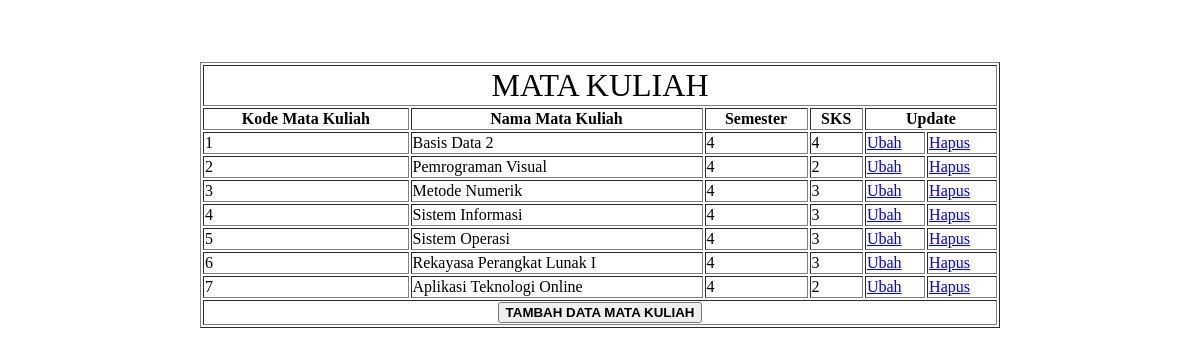
Screenshot of /10118033_Akademik/MataKuliah.php with the database file from the repository.
### tables this page shows
CREATE TABLE `matkul` (
  `kode_mk` int(3) NOT NULL,
  `nama_mk` varchar(30) DEFAULT NULL,
  `semester` smallint(6) DEFAULT NULL,
  `sks` smallint(6) DEFAULT NULL
);

### 10118033_Akademik/MataKuliah.php (the view, shortened to what this page needs)
<?php
include_once("config.php");
$result = mysqli_query($mysqli, "SELECT * FROM matkul ORDER BY kode_mk");
?>
<html>
<head>
<link href="CSS.css" rel="stylesheet" type="text/css">
</head>
<body background="Space.jpg">
<br><br><br>
<table class="li" background="white.png" align="center" border="1" width="800">
	<tr>
		<td colspan="6"><p class="Judul" align="center">MATA KULIAH</p></td>
	</tr>
	<tr>
        <th>Kode Mata Kuliah</th> <th>Nama Mata Kuliah</th> <th>Semester</th> <th>SKS</th> <th colspan="2">Update</th>
    </tr>
    <?php
    while($user_data = mysqli_fetch_array($result)) {
        echo "<tr>";
		echo "<td>".$user_data['kode_mk']."</td>";
        echo "<td>".$user_data['nama_mk']."</td>";
		echo "<td>".$user_data['semester']."</td>";
        echo "<td>".$user_data['sks']."</td>";
		echo "<td><a href='EditMatkul.php?kode_mk=$user_data[kode_mk]'>Ubah</a></td>";
		echo "<td><a href='DeleteMatkul.php?kode_mk=$user_data[kode_mk]'>Hapus</a></td></tr>";
    }
    ?>
	<tr>
		<td colspan="6" align="center"><a href="TambahMatkul.php"><button><b>TAMBAH DATA MATA KULIAH</b></button></a></td>
	</tr>
</table>
</body>
</html>

### 10118033_Akademik/CSS.css (style rules this page uses)
.Judul { font-family : Capture it; font-size : xx-large; }
.li { font-family : Calibri; }

### rows the page displays
matkul: kode_mk "1", nama_mk "Basis Data 2", semester "4", sks "4"
matkul: kode_mk "2", nama_mk "Pemrograman Visual", semester "4", sks "2"
matkul: kode_mk "3", nama_mk "Metode Numerik", semester "4", sks "3"
matkul: kode_mk "4", nama_mk "Sistem Informasi", semester "4", sks "3"
matkul: kode_mk "5", nama_mk "Sistem Operasi", semester "4", sks "3"
matkul: kode_mk "6", nama_mk "Rekayasa Perangkat Lunak I", semester "4", sks "3"
matkul: kode_mk "7", nama_mk "Aplikasi Teknologi Online", semester "4", sks "2"
